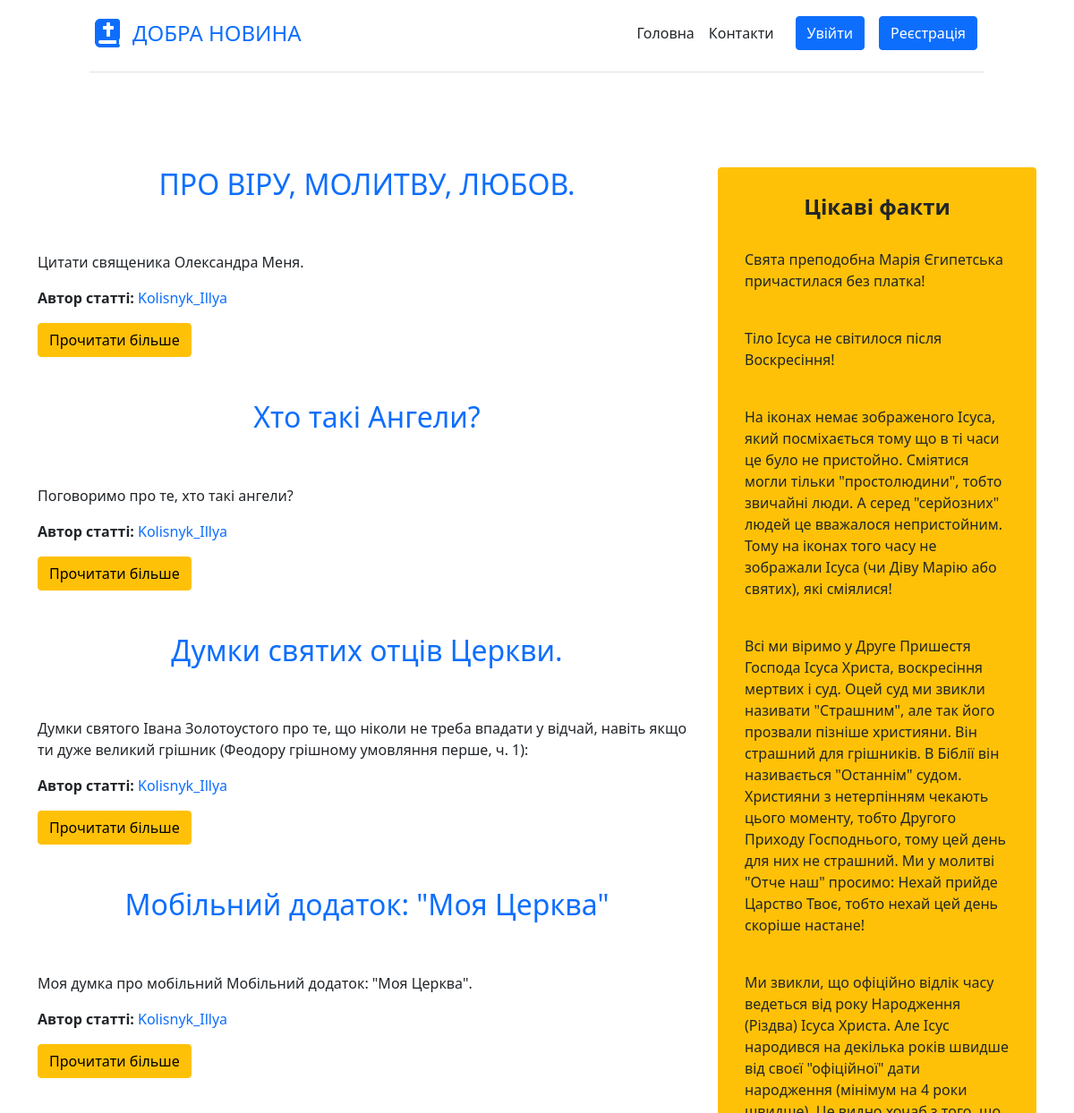
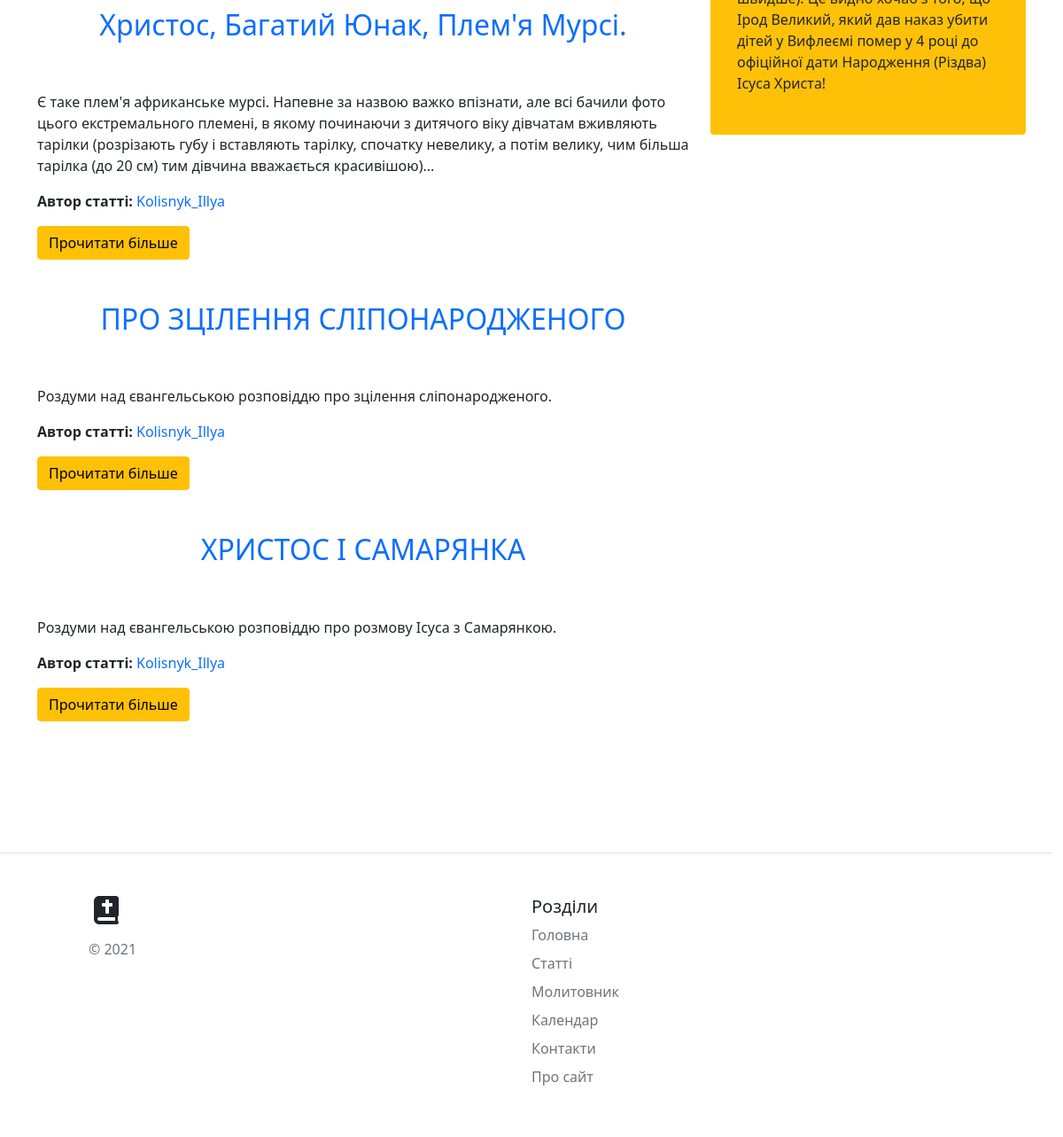
The page / on the database its author committed (2 pictures, top to bottom).
### tables this page shows
CREATE TABLE `articles` (
  `id` int UNSIGNED NOT NULL,
  `title` varchar(255) NOT NULL,
  `intro` text NOT NULL,
  `text` text NOT NULL,
  `date` int UNSIGNED NOT NULL,
  `avtor` varchar(20) NOT NULL
);

### index.php (the view, shortened to what this page needs)
<!DOCTYPE html>
<html lang="ua">
<head>
	<?php
		require 'blocks/head.php';
	?>
</head>
<body>
<?php require 'blocks/header.php'; ?>
<main class="container mt-5">
	<div class="row">
		<div class="col-md-8 core_site">
			<?php
                require_once 'mysql_connect.php';
                $sql = "SELECT * FROM `articles` ORDER BY `articles`.`date` DESC";
                $query = $pdo->query($sql);
                while($row = $query->fetch()) {
                    echo "<h2>".$title = $row['title']."</h2><br><br>"."<p>".$intro = $row['intro']."</p>"."<p><b>Автор статті:</b> <span style='color: #0d6efd;'>".$avtor = $row['avtor']."</p></span><a href='news.php?id=".$id = $row['id']."' title='".$title = $row['title']."'><button class='btn btn-warning mb-5'>Прочитати більше</button><br></a>";
                }
            ?>
		</div>
			<?php require 'blocks/aside.php'; ?>
	</div>
</main>
<?php require 'blocks/footer.php'; ?>
</body>
</html>

### blocks/head.php (shortened to what this page needs)
<link rel="stylesheet" href="css/bootstrap.min.css">
<link rel="stylesheet" href="css/style.css">

### blocks/header.php (shortened to what this page needs)
<header>
    <div class="d-flex flex-column flex-md-row align-items-center pb-3 mb-5 border-bottom">
      <a href="index.php" class="d-flex align-items-center text-dark text-decoration-none">
        <span class="fs-4" style="color: #0d6efd;">ДОБРА НОВИНА</span>
      </a>
      <nav class="d-inline-flex mt-2 mt-md-0 ms-md-auto">
        <a class="me-3 py-2 text-dark text-decoration-none" href="index.php">Головна</a>
        <a class="me-3 py-2 text-dark text-decoration-none" href="contacts.php">Контакти</a>
      </nav>
      <?php
      if(!isset($_COOKIE['login'])):
      ?>
        <a class="btn btn-primary m-2" href="auth.php">Увійти</a>
        <a class="btn btn-primary m-2" href="registration.php">Реєстрація</a>
      <?php else: ?>
          <a class="btn btn-primary m-2" href="auth.php">Кабінет користувача</a>
      <?php endif;?>
    </div>
</header>

### blocks/aside.php
<aside class="col-md-4">
  				<div class="block_interesting bg-warning rounded">
  					<h4 class="interesting">Цікаві факти</h4>
                    <br>
                    <p>Свята преподобна Марія Єгипетська причастилася без платка!</p>
                    <br>
                    <p>Тіло Ісуса не світилося після Воскресіння!</p>
                    <br>
                    <p>На іконах немає зображеного Ісуса, який посміхається тому що в ті часи це було не пристойно. Сміятися могли тільки "простолюдини", тобто звичайні люди. А серед "серйозних" людей це вважалося непристойним. Тому на іконах того часу не зображали Ісуса (чи Діву Марію або святих), які сміялися!</p>
                    <br>
                    <p>Всі ми віримо у Друге Пришестя Господа Ісуса Христа, воскресіння мертвих і суд. Оцей суд ми звикли називати "Страшним", але так його прозвали пізніше християни. Він страшний для грішників. В Біблії він називається "Останнім" судом. Християни з нетерпінням чекають цього моменту, тобто Другого Приходу Господнього, тому цей день для них не страшний. Ми у молитві "Отче наш" просимо: Нехай прийде Царство Твоє, тобто нехай цей день скоріше настане!</p>
                    <br>
                    <p>Ми звикли, що офіційно відлік часу ведеться від року Народження (Різдва) Ісуса Христа. Але Ісус народився на декілька років швидше від своєї "офіційної" дати народження (мінімум на 4 роки швидше). Це видно хочаб з того, що Ірод Великий, який дав наказ убити дітей у Вифлеємі помер у 4 році до офіційної дати Народження (Різдва) Ісуса Христа!</p>
  				</div>
</aside>

### blocks/footer.php (shortened to what this page needs)
<footer class="row row-cols-2 py-5 border-top">
    <div class="col">
      <a href="/" class="d-flex align-items-xl-center mb-3 link-dark text-decoration-none">
      </a>
      <p class="text-muted" style="color: #0d6efd;">© 2021</p>
    </div>
    <div class="col">
      <h5>Розділи</h5>
      <ul class="nav flex-column">
        <li class="nav-item mb-2"><a href="index.php" class="nav-link p-0 text-muted">Головна</a></li>
        <li class="nav-item mb-2"><a href="#" class="nav-link p-0 text-muted">Статті</a></li>
        <li class="nav-item mb-2"><a href="#" class="nav-link p-0 text-muted">Молитовник</a></li>
        <li class="nav-item mb-2"><a href="#" class="nav-link p-0 text-muted">Календар</a></li>
        <li class="nav-item mb-2"><a href="contacts.php" class="nav-link p-0 text-muted">Контакти</a></li>
        <li class="nav-item mb-2"><a href="#" class="nav-link p-0 text-muted">Про сайт</a></li>
      </ul>
    </div>
</footer>

### css/style.css (style rules this page uses)
header, footer { padding: 10px 100px; }
main { margin-left: 0; margin-right: 0; }
footer { width: 100%; margin-top: 10px; }
.interesting { font-weight: bold; text-align: center; }
.block_interesting { padding: 30px; margin-bottom: 30px; }
.core_site { margin-bottom: 100px; }

### index.php (style rules this page uses)
h2 { text-align: center; color: #0d6efd; }

### rows shown on the page
articles: title "ПРО ВІРУ, МОЛИТВУ, ЛЮБОВ.", intro "Цитати священика Олександра Меня.", avtor "Kolisnyk_Illya"
articles: title "Хто такі Ангели?", intro "Поговоримо про те, хто такі ангели?", avtor "Kolisnyk_Illya"
articles: title "Думки святих отців Церкви.", intro "Думки святого Івана Золотоустого про те, що ніколи не треба впадати у відчай, навіть якщо ти дуже великий грішник (Феодору грішному умовляння перше, ч. 1):", avtor "Kolisnyk_Illya"
articles: title "Мобільний додаток: \"Моя Церква\"", intro "Моя думка про мобільний Мобільний додаток: \"Моя Церква\".", avtor "Kolisnyk_Illya"
articles: title "Христос, Багатий Юнак, Плем'я Мурсі.", intro "Є таке плем'я африканське мурсі. Напевне за назвою важко впізнати, але всі бачили фото цього екстремального племені, в якому починаючи з дитячого віку дівчатам вживляють тарілки (розрізають губу і вставляють тарілку, спочатку невелику, а потім велику, чим більша тарілка (до 20 см) тим дівчина вважається красивішою)...", avtor "Kolisnyk_Illya"
articles: title "ПРО ЗЦІЛЕННЯ СЛІПОНАРОДЖЕНОГО", intro "Роздуми над євангельською розповіддю про зцілення сліпонародженого.", avtor "Kolisnyk_Illya"
articles: title "ХРИСТОС І САМАРЯНКА", intro "Роздуми над євангельською розповіддю про розмову Ісуса з Самарянкою.", avtor "Kolisnyk_Illya"
